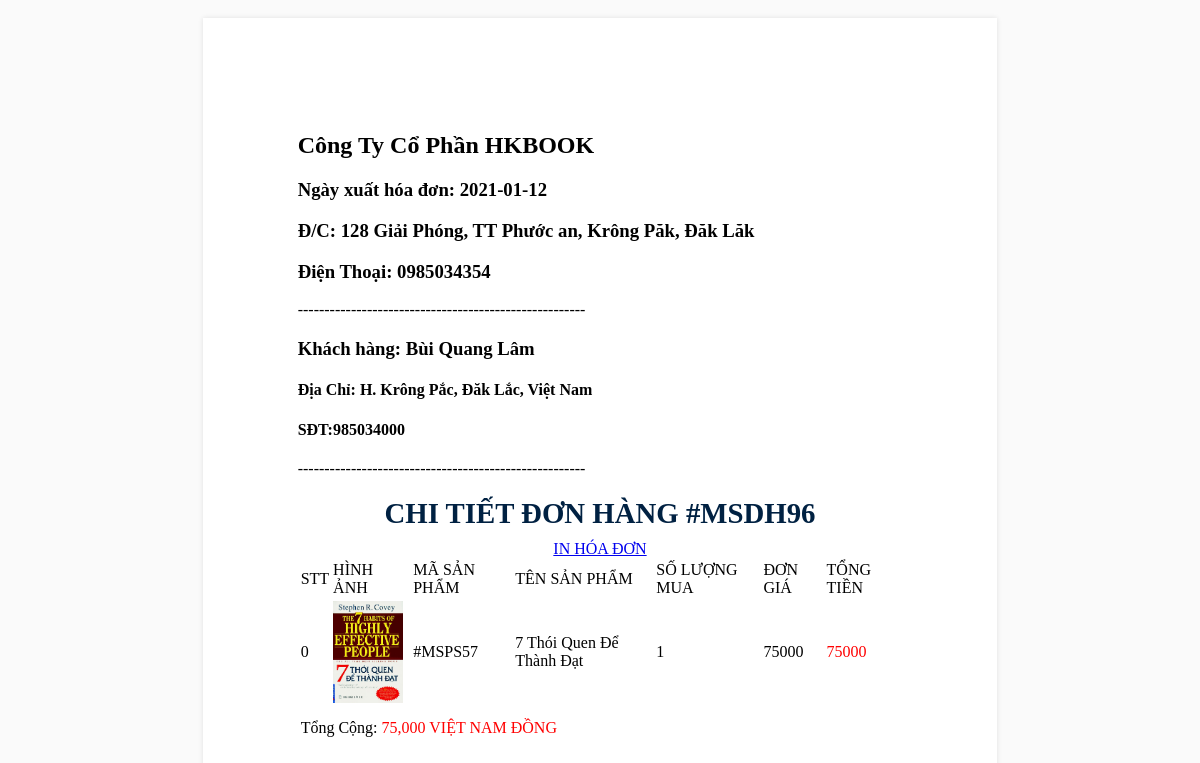
Screenshot of /hkbook_store/admin/hoadon.php?in_hoadon=96 with the database file from the repository.
### tables this page shows
CREATE TABLE `donhang` (
  `MaDH` int(11) NOT NULL,
  `MaKH` int(11) DEFAULT NULL,
  `NgayLap` date DEFAULT NULL,
  `NgayGiao` date DEFAULT NULL,
  `HoTenNN` varchar(100) NOT NULL,
  `SDT` int(11) NOT NULL,
  `DiaChiNN` varchar(50) NOT NULL,
  `TrangThai` varchar(50) DEFAULT NULL,
  `MaNV` char(6) DEFAULT NULL
);

CREATE TABLE `ctdonhang` (
  `MaCTD` int(11) NOT NULL,
  `MaDH` int(11) DEFAULT NULL,
  `MaSP` int(11) DEFAULT NULL,
  `SoLuong` int(11) NOT NULL,
  `DonGia` int(11) NOT NULL
);

CREATE TABLE `sanpham` (
  `MaSP` int(11) NOT NULL,
  `TenSP` varchar(100) NOT NULL,
  `MaLoai` varchar(10) DEFAULT NULL,
  `MaTG` int(11) DEFAULT NULL,
  `Hinh` varchar(100) DEFAULT NULL,
  `DonGia` int(11) NOT NULL,
  `SoluongCon` int(11) NOT NULL,
  `NXB` varchar(100) DEFAULT NULL,
  `MoTa` mediumtext NOT NULL,
  `GiamGia` int(100) DEFAULT NULL,
  `TrangThai` int(1) NOT NULL
);

### hkbook_store/lib/database.php (called while the page is built, shortened)
<?php
Class Database extends PDO{
   public $host   = DB_HOST;
   public $user   = DB_USER;
   public $pass   = DB_PASS;
   public $dbname = DB_NAME;
   public $link;
 public function __construct(){
  mysqli_set_charset($this->link, 'UTF8');
 }
private function connectDB(){
   $this->link = new mysqli($this->host, $this->user, $this->pass,
    $this->dbname);
 }
public function select($query){
  $result = $this->link->query($query) or
   die($this->link->error.__LINE__);
  if($result->num_rows > 0){
    return $result;
  } else {
    return false;
  }
 }
}

### hkbook_store/classes/donhang.php (called while the page is built, shortened)
<?php
$filepath = realpath(dirname(__FILE__));
include_once ($filepath . '/../lib/database.php');
?>
<?php
class donhang {
    private $db;
    public function __construct() {
        $this->db = new Database();
    }
    public function info_dh($id) {
        $query = "SELECT * FROM donhang WHERE MaDH='$id' ";
        $result = $this->db->select($query);
        return $result;
    }
}
?>

### hkbook_store/admin/hoadon.php (the view, shortened to what this page needs)
<head>
</head>
<body onload="window.print();">
    <?php include '../classes/donhang.php'; ?>
    <?php
    $date= date('Y-m-d');
    $id = $_GET['in_hoadon'];
    $donhang = new donhang();
    $info = $donhang->info_dh($id);
    while ($result = $info->fetch_assoc()) {
        $ten = $result['HoTenNN'];
        $sdt = $result['SDT'];
        $diachi = $result['DiaChiNN'];
    }
    ?>
<div class='page'>
    <h2>Công Ty Cổ Phần HKBOOK</h2><h3>Ngày xuất hóa đơn: <?php echo $date;?></h3>
    <h3>Đ/C: 128 Giải Phóng, TT Phước an, Krông Păk, Đăk Lăk</h3>
    <h3>Điện Thoại: 0985034354</h3>
    <p>------------------------------------------------------</p>
    <h3>Khách hàng: <?php echo $ten?></h3>
    <h4>Địa Chỉ: <?php echo $diachi?></h4>
    <h4>SĐT:<?php echo $sdt?></h4>
    <p>------------------------------------------------------</p>
        <?php
        include_once ('donhang/ctdonhang.php');
        ?>
</body>

### hkbook_store/admin/donhang/ctdonhang.php (shortened to what this page needs)
<head>
</head>
<?php
$id = $_GET['ctd'];
$sql = "select * from ctdonhang where MaDH= '$id'";
$run_cart = mysql_query($sql);
?>
<div align="center"><h1 style='font-size: 1.8em;color: #002142;margin-bottom: 10px;'>CHI TIẾT ĐƠN HÀNG <?php echo'#MSDH'; echo $id?></h1><a href='../admin/hoadon.php?in_hoadon=<?php echo$id ?>'>IN HÓA ĐƠN</a></div>
<table>
    <tr id='label'>
        <td>STT</td>
        <td>HÌNH ẢNH</td>
        <td>MÃ SẢN PHẨM</td>
        <td>TÊN SẢN PHẨM</td>
        <td>SỐ LƯỢNG MUA</td>
        <td>ĐƠN GIÁ</td>
        <td>TỔNG TIỀN</td>
    </tr>
    <?php
    $i = 0;
    $tien = 0;
    while ($dong_cart = mysql_fetch_array($run_cart)) {
        $masp = $dong_cart['MaSP'];
        ?>
        <?php
        $tv = "select TenSP,Hinh from sanpham where MaSP ='$masp'";
        $tv1 = mysql_query($tv);
        while ($tv2 = mysql_fetch_array($tv1)) {
            $tensp = $tv2['TenSP'];
            $hinh = $tv2['Hinh'];
            $link_anh = '../images/' . $hinh;
        }
        ?>
        <tr text-aligament="ceter">
            <td><?php echo $i; ?></td>
            <td><?php echo "<img width= 70px; height=auto; src='$link_anh'>"; ?></td>
            <td><?php echo "#MSPS";echo $dong_cart['MaSP']; ?></td>
            <td><?php echo $tensp ?></td>
            <td><?php echo $dong_cart['SoLuong'] ?></td>
            <td><?php echo $dong_cart['DonGia'] ?></td>
            <?php $tg = $dong_cart['SoLuong'] * $dong_cart['DonGia'] ?>
            <td><font color='red'><?php echo $tg ?></font></td>
        </tr>
        <?php
        $tien = ($tien + $tg);
        $i++;
    }
    ?>
</table>
<table>
    <tr>
        <td style='float:right;margin-top:10px;'>Tổng Cộng:<font color="red">
            <?php
            $tien = number_format($tien, 0);
            echo $tien;
            ?> VIỆT NAM ĐỒNG </font>
        </td>
    </tr>
</table>

### hkbook_store/admin/hoadon.php (style rules this page uses)
body { margin: 0; padding: 0; background-color: #FAFAFA; font: 12pt "Tohoma"; }
* { box-sizing: border-box; -moz-box-sizing: border-box; }
.page { width: 21cm; overflow:hidden; min-height:297mm; padding: 2.5cm; margin-left:auto; margin-right:auto; background: white; box-shadow: 0 0 5px rgba(0, 0, 0, 0.1); }

### rows the page displays
donhang: HoTenNN "Bùi Quang Lâm", DiaChiNN "H. Krông Pắc, Đăk Lắc, Việt Nam", SDT "985034000"
ctdonhang: MaSP.Hinh (picture), MaSP "57", MaSP.TenSP "7 Thói Quen Để Thành Đạt", SoLuong "1", DonGia "75000", tien "75,000"

### other values shown
$id "96"
